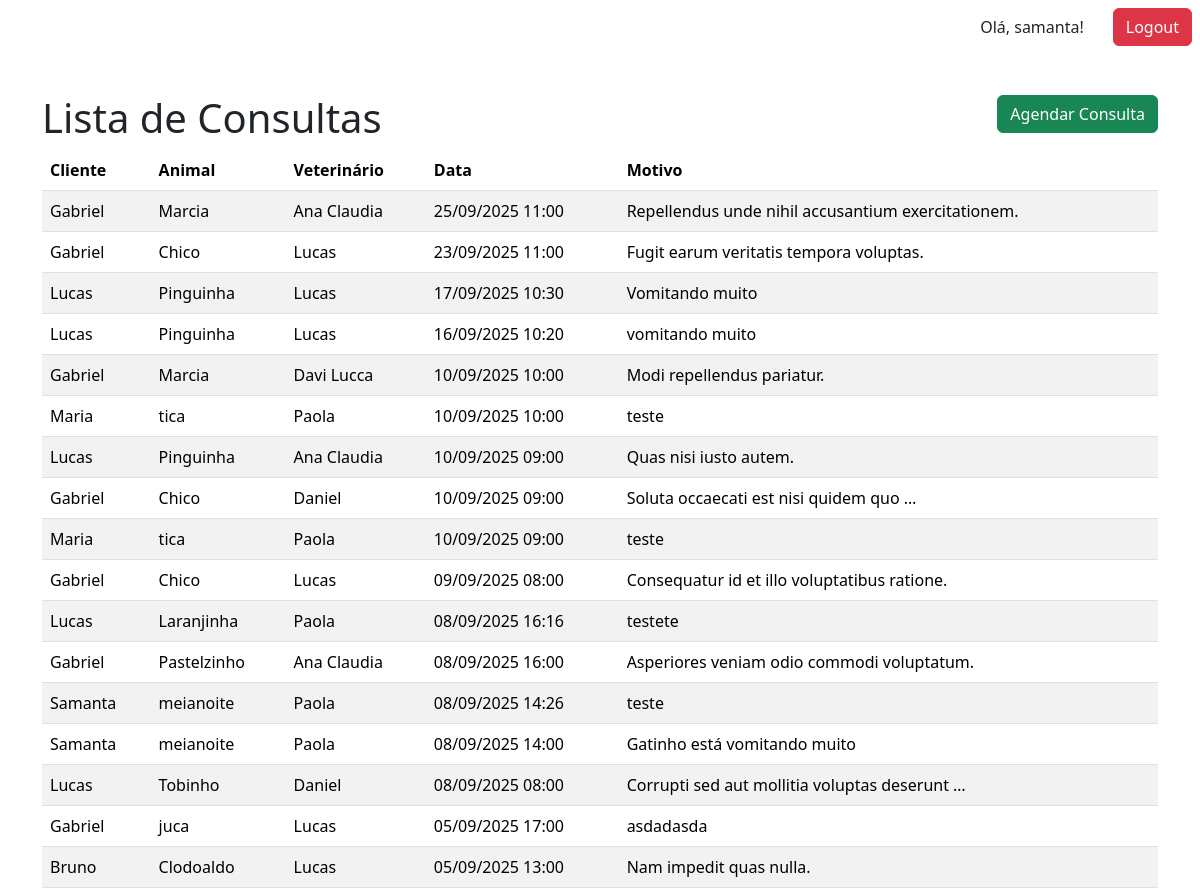
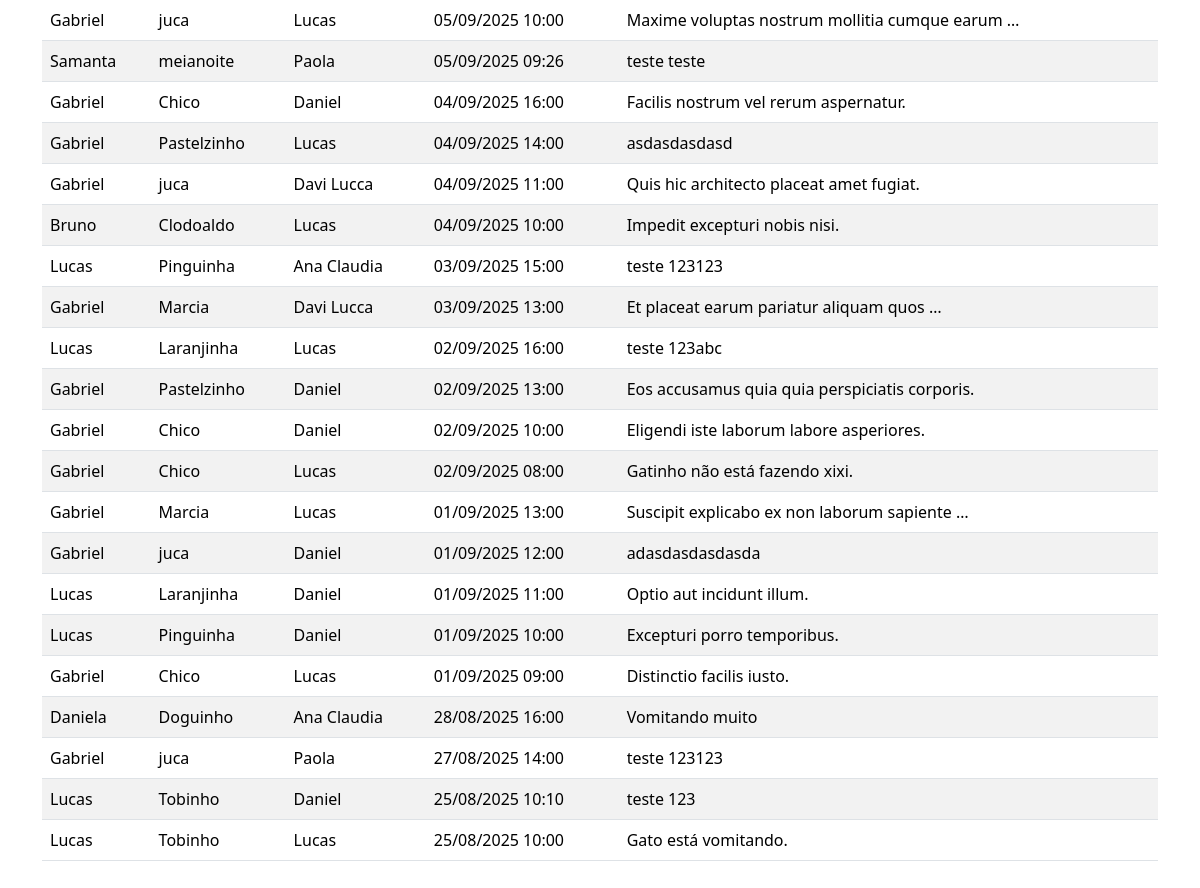
Page /consultas/ (signed in) on the committed database (2 pictures, top to bottom).
### core/models.py (models this page shows, shortened)
class Consulta(models.Model):
    class StatusConsulta(models.TextChoices):
        AGENDADA = 'Agendada'
        CONCLUIDA = 'Concluida'
        CANCELADA = 'Cancelada'
    animal = models.ForeignKey(Animal, on_delete=models.CASCADE)
    veterinario = models.ForeignKey(MedicoVeterinario, on_delete=models.SET_NULL, null=True)
    data = models.DateTimeField()
    motivo = models.TextField()
    observacoes = models.TextField(blank=True)
    status = models.CharField(max_length=15, choices=StatusConsulta.choices, default=StatusConsulta.AGENDADA)
    created_at = models.DateTimeField(auto_now_add=True) # Data de criação
    updated_at = models.DateTimeField(auto_now=True) # Data de atualização

class Animal(models.Model):
    ESPECIES = [
        ('C', 'Cachorro'),
        ('G', 'Gato'),
        ('O', 'Outros'),
    ]
    nome = models.CharField(max_length=100)
    especie = models.CharField(max_length=1, choices=ESPECIES)
    raca = models.CharField(max_length=100)
    idade = models.PositiveIntegerField(null=True, blank=True)
    peso = models.DecimalField(max_digits=5, decimal_places=2, null=True, blank=True)
    dono = models.ForeignKey(Cliente, on_delete=models.CASCADE, related_name='animais')

class Cliente(models.Model):
    usuario = models.OneToOneField(User,
                                   on_delete=models.CASCADE,
                                   related_name='cliente', null=True)
    nome = models.CharField(max_length=100)
    cpf = models.CharField(max_length=11, blank=True, null=True)
    telefone = models.CharField(max_length=15)
    email = models.EmailField()
    endereco = models.TextField()

class MedicoVeterinario(models.Model):
    nome = models.CharField(max_length=100)
    crmv = models.CharField(max_length=20)
    especialidade = models.CharField(max_length=100)
    contato = models.CharField(max_length=15)

### core/views.py (the view)
# urls.py: path('consultas/', views.lista_consultas, name='lista_consultas'),
@login_required(login_url='login')
def lista_consultas(request):
    consultas = Consulta.objects.all().order_by('-data')
    return render(request, 'lista_consultas.html', {'consultas': consultas})

### templates/lista_consultas.html (shortened to what this page needs)
{% extends 'base.html' %}
{% block content %}
<div class="d-flex justify-content-between align-items-center">
    <h1>Lista de Consultas</h1>
    <button class="btn btn-success mb-3" onclick="window.location.href='{% url 'agendar_consulta' %}'">Agendar Consulta</button>
</div>
<table class="table table-striped">
    <thead>
        <tr>
            <th>Cliente</th>
            <th>Animal</th>
            <th>Veterinário</th>
            <th>Data</th>
            <th>Motivo</th>
        </tr>
    </thead>
    <tbody>
        {% for consulta in consultas %}
        <tr>
            <td>{{ consulta.animal.dono.nome }}</td>
            <td>{{ consulta.animal.nome }}</td>
            <td>{{ consulta.veterinario.nome }}</td>
            <td>{{ consulta.data|date:"d/m/Y H:i" }}</td>
            <td>{{ consulta.motivo|truncatewords:6 }}</td>
        </tr>
        {% empty %}
        <tr>
            <td colspan="4">Nenhuma consulta cadastrada.</td>
        </tr>
        {% endfor %}
    </tbody>
</table>
{% endblock %}

### templates/base.html (shortened to what this page needs)
{% load static %}
<!doctype html>
<html lang="en">
<head>
    <link href="https://cdn.jsdelivr.net/npm/bootstrap@5.3.7/dist/css/bootstrap.min.css" rel="stylesheet">
</head>
<body>
	<div class="d-flex gap-3 align-content-center justify-content-end m-2">
		{% if request.user.is_authenticated %}
		<a class="btn btn-transparent">Olá, {{ request.user.username }}!</a>
		<a class="btn btn-danger" href="{% url 'logout' %}">Logout</a>
		{% endif %}
	</div>
	<div class="container my-5">
	{% block content %}
	{% endblock %}
	</div>
</body>
</html>

### rows in the picture
Consulta: animal.dono.nome "Gabriel", animal.nome "Marcia", veterinario.nome "Ana Claudia", data "25/09/2025 11:00", motivo "Repellendus unde nihil accusantium exercitationem."
Consulta: animal.dono.nome "Gabriel", animal.nome "Chico", veterinario.nome "Lucas", data "23/09/2025 11:00", motivo "Fugit earum veritatis tempora voluptas."
Consulta: animal.dono.nome "Lucas", animal.nome "Pinguinha", veterinario.nome "Lucas", data "17/09/2025 10:30", motivo "Vomitando muito"
Consulta: animal.dono.nome "Lucas", animal.nome "Pinguinha", veterinario.nome "Lucas", data "16/09/2025 10:20", motivo "vomitando muito"
Consulta: animal.dono.nome "Gabriel", animal.nome "Marcia", veterinario.nome "Davi Lucca", data "10/09/2025 10:00", motivo "Modi repellendus pariatur."
Consulta: animal.dono.nome "Maria", animal.nome "tica", veterinario.nome "Paola", data "10/09/2025 10:00", motivo "teste"
Consulta: animal.dono.nome "Lucas", animal.nome "Pinguinha", veterinario.nome "Ana Claudia", data "10/09/2025 09:00", motivo "Quas nisi iusto autem."
Consulta: animal.dono.nome "Gabriel", animal.nome "Chico", veterinario.nome "Daniel", data "10/09/2025 09:00", motivo "Soluta occaecati est nisi quidem quo …"
Consulta: animal.dono.nome "Maria", animal.nome "tica", veterinario.nome "Paola", data "10/09/2025 09:00", motivo "teste"
Consulta: animal.dono.nome "Gabriel", animal.nome "Chico", veterinario.nome "Lucas", data "09/09/2025 08:00", motivo "Consequatur id et illo voluptatibus ratione."
Consulta: animal.dono.nome "Lucas", animal.nome "Laranjinha", veterinario.nome "Paola", data "08/09/2025 16:16", motivo "testete"
Consulta: animal.dono.nome "Gabriel", animal.nome "Pastelzinho", veterinario.nome "Ana Claudia", data "08/09/2025 16:00", motivo "Asperiores veniam odio commodi voluptatum."
Consulta: animal.dono.nome "Samanta", animal.nome "meianoite", veterinario.nome "Paola", data "08/09/2025 14:26", motivo "teste"
Consulta: animal.dono.nome "Samanta", animal.nome "meianoite", veterinario.nome "Paola", data "08/09/2025 14:00", motivo "Gatinho está vomitando muito"
Consulta: animal.dono.nome "Lucas", animal.nome "Tobinho", veterinario.nome "Daniel", data "08/09/2025 08:00", motivo "Corrupti sed aut mollitia voluptas deserunt …"
Consulta: animal.dono.nome "Gabriel", animal.nome "juca", veterinario.nome "Lucas", data "05/09/2025 17:00", motivo "asdadasda"
Consulta: animal.dono.nome "Bruno", animal.nome "Clodoaldo", veterinario.nome "Lucas", data "05/09/2025 13:00", motivo "Nam impedit quas nulla."
Consulta: animal.dono.nome "Gabriel", animal.nome "juca", veterinario.nome "Lucas", data "05/09/2025 10:00", motivo "Maxime voluptas nostrum mollitia cumque earum …"
Consulta: animal.dono.nome "Samanta", animal.nome "meianoite", veterinario.nome "Paola", data "05/09/2025 09:26", motivo "teste teste"
Consulta: animal.dono.nome "Gabriel", animal.nome "Chico", veterinario.nome "Daniel", data "04/09/2025 16:00", motivo "Facilis nostrum vel rerum aspernatur."
Consulta: animal.dono.nome "Gabriel", animal.nome "Pastelzinho", veterinario.nome "Lucas", data "04/09/2025 14:00", motivo "asdasdasdasd"
Consulta: animal.dono.nome "Gabriel", animal.nome "juca", veterinario.nome "Davi Lucca", data "04/09/2025 11:00", motivo "Quis hic architecto placeat amet fugiat."
Consulta: animal.dono.nome "Bruno", animal.nome "Clodoaldo", veterinario.nome "Lucas", data "04/09/2025 10:00", motivo "Impedit excepturi nobis nisi."
Consulta: animal.dono.nome "Lucas", animal.nome "Pinguinha", veterinario.nome "Ana Claudia", data "03/09/2025 15:00", motivo "teste 123123"
Consulta: animal.dono.nome "Gabriel", animal.nome "Marcia", veterinario.nome "Davi Lucca", data "03/09/2025 13:00", motivo "Et placeat earum pariatur aliquam quos …"
Consulta: animal.dono.nome "Lucas", animal.nome "Laranjinha", veterinario.nome "Lucas", data "02/09/2025 16:00", motivo "teste 123abc"
Consulta: animal.dono.nome "Gabriel", animal.nome "Pastelzinho", veterinario.nome "Daniel", data "02/09/2025 13:00", motivo "Eos accusamus quia quia perspiciatis corporis."
Consulta: animal.dono.nome "Gabriel", animal.nome "Chico", veterinario.nome "Daniel", data "02/09/2025 10:00", motivo "Eligendi iste laborum labore asperiores."
Consulta: animal.dono.nome "Gabriel", animal.nome "Chico", veterinario.nome "Lucas", data "02/09/2025 08:00", motivo "Gatinho não está fazendo xixi."
Consulta: animal.dono.nome "Gabriel", animal.nome "Marcia", veterinario.nome "Lucas", data "01/09/2025 13:00", motivo "Suscipit explicabo ex non laborum sapiente …"
Consulta: animal.dono.nome "Gabriel", animal.nome "juca", veterinario.nome "Daniel", data "01/09/2025 12:00", motivo "adasdasdasdasda"
Consulta: animal.dono.nome "Lucas", animal.nome "Laranjinha", veterinario.nome "Daniel", data "01/09/2025 11:00", motivo "Optio aut incidunt illum."
Consulta: animal.dono.nome "Lucas", animal.nome "Pinguinha", veterinario.nome "Daniel", data "01/09/2025 10:00", motivo "Excepturi porro temporibus."
Consulta: animal.dono.nome "Gabriel", animal.nome "Chico", veterinario.nome "Lucas", data "01/09/2025 09:00", motivo "Distinctio facilis iusto."
Consulta: animal.dono.nome "Daniela", animal.nome "Doguinho", veterinario.nome "Ana Claudia", data "28/08/2025 16:00", motivo "Vomitando muito"
Consulta: animal.dono.nome "Gabriel", animal.nome "juca", veterinario.nome "Paola", data "27/08/2025 14:00", motivo "teste 123123"
Consulta: animal.dono.nome "Lucas", animal.nome "Tobinho", veterinario.nome "Daniel", data "25/08/2025 10:10", motivo "teste 123"
Consulta: animal.dono.nome "Lucas", animal.nome "Tobinho", veterinario.nome "Lucas", data "25/08/2025 10:00", motivo "Gato está vomitando."

### other values in the picture
{{ request.user.username }} "samanta"
